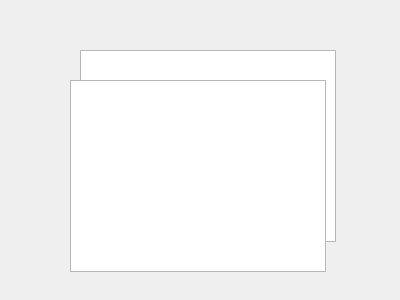
<?xml version="1.0" encoding="UTF-8"?>
<ui version="4.0">
 <class>Home</class>
 <widget class="QWidget" name="Home">
  <property name="geometry">
   <rect>
    <x>0</x>
    <y>0</y>
    <width>400</width>
    <height>300</height>
   </rect>
  </property>
  <property name="windowTitle">
   <string>Form</string>
  </property>
  <widget class="QListWidget" name="home">
   <property name="geometry">
    <rect>
     <x>80</x>
     <y>50</y>
     <width>256</width>
     <height>192</height>
    </rect>
   </property>
  </widget>
  <widget class="QTreeView" name="treeView">
   <property name="geometry">
    <rect>
     <x>70</x>
     <y>80</y>
     <width>256</width>
     <height>192</height>
    </rect>
   </property>
  </widget>
 </widget>
 <resources/>
 <connections/>
</ui>
